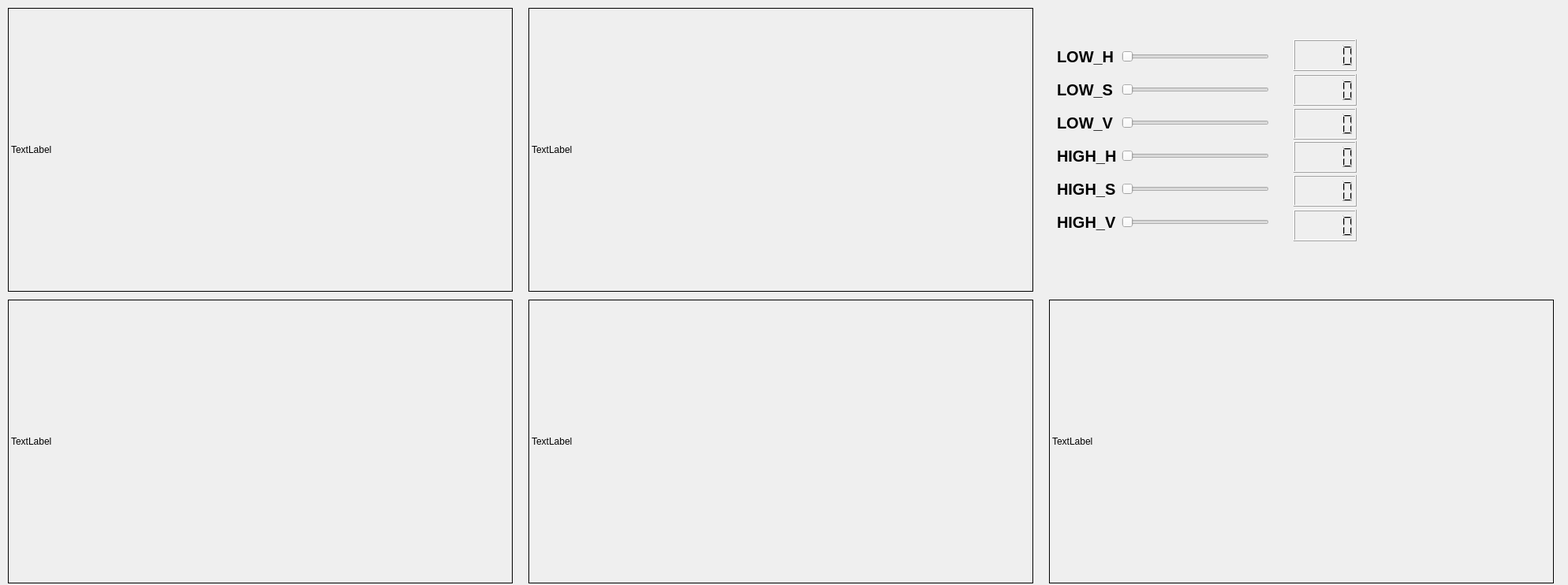
<?xml version="1.0" encoding="UTF-8"?>
<ui version="4.0">
 <class>MainWindowDesign</class>
 <widget class="QMainWindow" name="MainWindowDesign">
  <property name="geometry">
   <rect>
    <x>0</x>
    <y>0</y>
    <width>1988</width>
    <height>742</height>
   </rect>
  </property>
  <property name="windowTitle">
   <string>QRosApp</string>
  </property>
  <property name="windowIcon">
   <iconset resource="../resources/images.qrc">
    <normaloff>:/images/icon.png</normaloff>:/images/icon.png</iconset>
  </property>
  <property name="locale">
   <locale language="English" country="Australia"/>
  </property>
  <widget class="QWidget" name="centralwidget">
   <widget class="QLCDNumber" name="s_2">
    <property name="geometry">
     <rect>
      <x>1640</x>
      <y>94</y>
      <width>80</width>
      <height>40</height>
     </rect>
    </property>
   </widget>
   <widget class="QSlider" name="horizontalSlider_11">
    <property name="geometry">
     <rect>
      <x>1422</x>
      <y>226</y>
      <width>187</width>
      <height>28</height>
     </rect>
    </property>
    <property name="maximum">
     <number>255</number>
    </property>
    <property name="orientation">
     <enum>Qt::Horizontal</enum>
    </property>
   </widget>
   <widget class="QLabel" name="max_v_2">
    <property name="geometry">
     <rect>
      <x>1340</x>
      <y>142</y>
      <width>76</width>
      <height>28</height>
     </rect>
    </property>
    <property name="font">
     <font>
      <pointsize>15</pointsize>
      <weight>75</weight>
      <bold>true</bold>
     </font>
    </property>
    <property name="layoutDirection">
     <enum>Qt::LeftToRight</enum>
    </property>
    <property name="frameShape">
     <enum>QFrame::NoFrame</enum>
    </property>
    <property name="text">
     <string>LOW_V</string>
    </property>
   </widget>
   <widget class="QLCDNumber" name="s_4">
    <property name="geometry">
     <rect>
      <x>1640</x>
      <y>179</y>
      <width>80</width>
      <height>40</height>
     </rect>
    </property>
   </widget>
   <widget class="QLCDNumber" name="s_6">
    <property name="geometry">
     <rect>
      <x>1640</x>
      <y>266</y>
      <width>80</width>
      <height>40</height>
     </rect>
    </property>
   </widget>
   <widget class="QSlider" name="horizontalSlider_10">
    <property name="geometry">
     <rect>
      <x>1422</x>
      <y>184</y>
      <width>187</width>
      <height>28</height>
     </rect>
    </property>
    <property name="maximum">
     <number>255</number>
    </property>
    <property name="orientation">
     <enum>Qt::Horizontal</enum>
    </property>
   </widget>
   <widget class="QLabel" name="min_h_2">
    <property name="geometry">
     <rect>
      <x>1340</x>
      <y>184</y>
      <width>76</width>
      <height>28</height>
     </rect>
    </property>
    <property name="font">
     <font>
      <pointsize>15</pointsize>
      <weight>75</weight>
      <bold>true</bold>
     </font>
    </property>
    <property name="layoutDirection">
     <enum>Qt::LeftToRight</enum>
    </property>
    <property name="frameShape">
     <enum>QFrame::NoFrame</enum>
    </property>
    <property name="text">
     <string>HIGH_H</string>
    </property>
   </widget>
   <widget class="QLabel" name="min_s_2">
    <property name="geometry">
     <rect>
      <x>1340</x>
      <y>226</y>
      <width>76</width>
      <height>28</height>
     </rect>
    </property>
    <property name="font">
     <font>
      <pointsize>15</pointsize>
      <weight>75</weight>
      <bold>true</bold>
     </font>
    </property>
    <property name="layoutDirection">
     <enum>Qt::LeftToRight</enum>
    </property>
    <property name="frameShape">
     <enum>QFrame::NoFrame</enum>
    </property>
    <property name="text">
     <string>HIGH_S</string>
    </property>
   </widget>
   <widget class="QLabel" name="test">
    <property name="geometry">
     <rect>
      <x>670</x>
      <y>10</y>
      <width>640</width>
      <height>360</height>
     </rect>
    </property>
    <property name="frameShape">
     <enum>QFrame::Box</enum>
    </property>
    <property name="text">
     <string>TextLabel</string>
    </property>
   </widget>
   <widget class="QSlider" name="horizontalSlider_7">
    <property name="geometry">
     <rect>
      <x>1422</x>
      <y>58</y>
      <width>187</width>
      <height>28</height>
     </rect>
    </property>
    <property name="maximum">
     <number>255</number>
    </property>
    <property name="orientation">
     <enum>Qt::Horizontal</enum>
    </property>
   </widget>
   <widget class="QLabel" name="min_v_2">
    <property name="geometry">
     <rect>
      <x>1340</x>
      <y>268</y>
      <width>76</width>
      <height>28</height>
     </rect>
    </property>
    <property name="font">
     <font>
      <pointsize>15</pointsize>
      <weight>75</weight>
      <bold>true</bold>
     </font>
    </property>
    <property name="layoutDirection">
     <enum>Qt::LeftToRight</enum>
    </property>
    <property name="frameShape">
     <enum>QFrame::NoFrame</enum>
    </property>
    <property name="text">
     <string>HIGH_V</string>
    </property>
   </widget>
   <widget class="QLCDNumber" name="s_3">
    <property name="geometry">
     <rect>
      <x>1640</x>
      <y>137</y>
      <width>80</width>
      <height>40</height>
     </rect>
    </property>
   </widget>
   <widget class="QSlider" name="horizontalSlider_9">
    <property name="geometry">
     <rect>
      <x>1422</x>
      <y>142</y>
      <width>187</width>
      <height>28</height>
     </rect>
    </property>
    <property name="maximum">
     <number>255</number>
    </property>
    <property name="orientation">
     <enum>Qt::Horizontal</enum>
    </property>
   </widget>
   <widget class="QLabel" name="max_s_2">
    <property name="geometry">
     <rect>
      <x>1340</x>
      <y>100</y>
      <width>76</width>
      <height>28</height>
     </rect>
    </property>
    <property name="font">
     <font>
      <pointsize>15</pointsize>
      <weight>75</weight>
      <bold>true</bold>
     </font>
    </property>
    <property name="layoutDirection">
     <enum>Qt::LeftToRight</enum>
    </property>
    <property name="frameShape">
     <enum>QFrame::NoFrame</enum>
    </property>
    <property name="text">
     <string>LOW_S</string>
    </property>
   </widget>
   <widget class="QSlider" name="horizontalSlider_12">
    <property name="geometry">
     <rect>
      <x>1422</x>
      <y>268</y>
      <width>187</width>
      <height>28</height>
     </rect>
    </property>
    <property name="maximum">
     <number>255</number>
    </property>
    <property name="orientation">
     <enum>Qt::Horizontal</enum>
    </property>
   </widget>
   <widget class="QSlider" name="horizontalSlider_8">
    <property name="geometry">
     <rect>
      <x>1422</x>
      <y>100</y>
      <width>187</width>
      <height>28</height>
     </rect>
    </property>
    <property name="maximum">
     <number>255</number>
    </property>
    <property name="orientation">
     <enum>Qt::Horizontal</enum>
    </property>
   </widget>
   <widget class="QLabel" name="max_h_2">
    <property name="geometry">
     <rect>
      <x>1340</x>
      <y>58</y>
      <width>76</width>
      <height>28</height>
     </rect>
    </property>
    <property name="font">
     <font>
      <pointsize>15</pointsize>
      <weight>75</weight>
      <bold>true</bold>
     </font>
    </property>
    <property name="layoutDirection">
     <enum>Qt::LeftToRight</enum>
    </property>
    <property name="frameShape">
     <enum>QFrame::NoFrame</enum>
    </property>
    <property name="frameShadow">
     <enum>QFrame::Plain</enum>
    </property>
    <property name="text">
     <string>LOW_H</string>
    </property>
   </widget>
   <widget class="QLCDNumber" name="s_5">
    <property name="geometry">
     <rect>
      <x>1640</x>
      <y>222</y>
      <width>80</width>
      <height>40</height>
     </rect>
    </property>
   </widget>
   <widget class="QLCDNumber" name="s_1">
    <property name="geometry">
     <rect>
      <x>1640</x>
      <y>50</y>
      <width>80</width>
      <height>40</height>
     </rect>
    </property>
   </widget>
   <widget class="QLabel" name="label">
    <property name="geometry">
     <rect>
      <x>10</x>
      <y>10</y>
      <width>640</width>
      <height>360</height>
     </rect>
    </property>
    <property name="frameShape">
     <enum>QFrame::Box</enum>
    </property>
    <property name="text">
     <string>TextLabel</string>
    </property>
   </widget>
   <widget class="QLabel" name="black">
    <property name="geometry">
     <rect>
      <x>10</x>
      <y>380</y>
      <width>640</width>
      <height>360</height>
     </rect>
    </property>
    <property name="frameShape">
     <enum>QFrame::Box</enum>
    </property>
    <property name="text">
     <string>TextLabel</string>
    </property>
   </widget>
   <widget class="QLabel" name="red">
    <property name="geometry">
     <rect>
      <x>670</x>
      <y>380</y>
      <width>640</width>
      <height>360</height>
     </rect>
    </property>
    <property name="frameShape">
     <enum>QFrame::Box</enum>
    </property>
    <property name="text">
     <string>TextLabel</string>
    </property>
   </widget>
   <widget class="QLabel" name="test2">
    <property name="geometry">
     <rect>
      <x>1330</x>
      <y>380</y>
      <width>640</width>
      <height>360</height>
     </rect>
    </property>
    <property name="frameShape">
     <enum>QFrame::Box</enum>
    </property>
    <property name="text">
     <string>TextLabel</string>
    </property>
   </widget>
  </widget>
  <action name="action_Quit">
   <property name="text">
    <string>&amp;Quit</string>
   </property>
   <property name="shortcut">
    <string>Ctrl+Q</string>
   </property>
   <property name="shortcutContext">
    <enum>Qt::ApplicationShortcut</enum>
   </property>
  </action>
  <action name="action_Preferences">
   <property name="text">
    <string>&amp;Preferences</string>
   </property>
  </action>
  <action name="actionAbout">
   <property name="text">
    <string>&amp;About</string>
   </property>
  </action>
  <action name="actionAbout_Qt">
   <property name="text">
    <string>About &amp;Qt</string>
   </property>
  </action>
 </widget>
 <resources>
  <include location="../resources/images.qrc"/>
 </resources>
 <connections>
  <connection>
   <sender>action_Quit</sender>
   <signal>triggered()</signal>
   <receiver>MainWindowDesign</receiver>
   <slot>close()</slot>
   <hints>
    <hint type="sourcelabel">
     <x>-1</x>
     <y>-1</y>
    </hint>
    <hint type="destinationlabel">
     <x>399</x>
     <y>299</y>
    </hint>
   </hints>
  </connection>
 </connections>
</ui>
